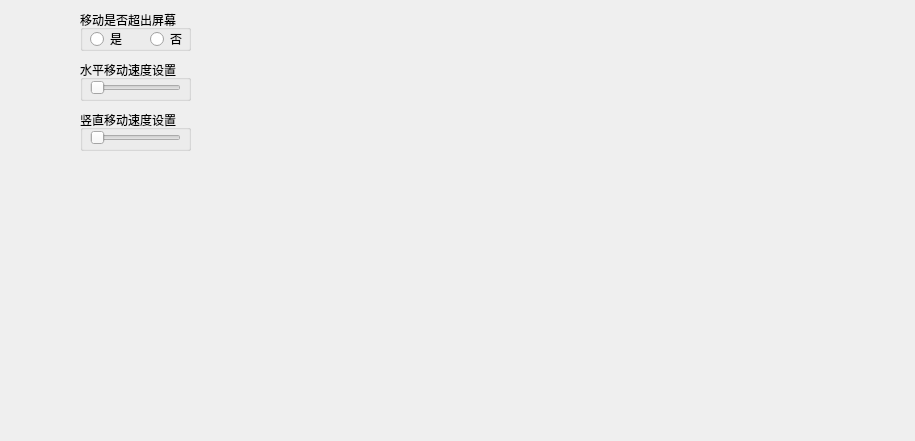
<?xml version="1.0" encoding="UTF-8"?>
<ui version="4.0">
 <class>SetWidget</class>
 <widget class="QWidget" name="SetWidget">
  <property name="geometry">
   <rect>
    <x>0</x>
    <y>0</y>
    <width>915</width>
    <height>441</height>
   </rect>
  </property>
  <property name="windowTitle">
   <string>设置</string>
  </property>
  <property name="windowIcon">
   <iconset>
    <normaloff>qqpet/setting.jpg</normaloff>qqpet/setting.jpg</iconset>
  </property>
  <widget class="QGroupBox" name="groupBox">
   <property name="geometry">
    <rect>
     <x>80</x>
     <y>10</y>
     <width>111</width>
     <height>41</height>
    </rect>
   </property>
   <property name="title">
    <string>移动是否超出屏幕</string>
   </property>
   <widget class="QRadioButton" name="radioButton">
    <property name="geometry">
     <rect>
      <x>10</x>
      <y>20</y>
      <width>41</width>
      <height>18</height>
     </rect>
    </property>
    <property name="text">
     <string>是</string>
    </property>
   </widget>
   <widget class="QRadioButton" name="radioButton_2">
    <property name="geometry">
     <rect>
      <x>70</x>
      <y>20</y>
      <width>41</width>
      <height>18</height>
     </rect>
    </property>
    <property name="text">
     <string>否</string>
    </property>
   </widget>
  </widget>
  <widget class="QGroupBox" name="groupBox_2">
   <property name="geometry">
    <rect>
     <x>80</x>
     <y>60</y>
     <width>111</width>
     <height>41</height>
    </rect>
   </property>
   <property name="title">
    <string>水平移动速度设置</string>
   </property>
   <widget class="QSlider" name="horizontalSlider">
    <property name="geometry">
     <rect>
      <x>10</x>
      <y>20</y>
      <width>91</width>
      <height>16</height>
     </rect>
    </property>
    <property name="orientation">
     <enum>Qt::Horizontal</enum>
    </property>
   </widget>
  </widget>
  <widget class="QWidget" name="layoutWidget">
   <property name="geometry">
    <rect>
     <x>0</x>
     <y>0</y>
     <width>2</width>
     <height>2</height>
    </rect>
   </property>
   <layout class="QVBoxLayout" name="verticalLayout"/>
  </widget>
  <widget class="QGroupBox" name="groupBox_3">
   <property name="geometry">
    <rect>
     <x>80</x>
     <y>110</y>
     <width>111</width>
     <height>41</height>
    </rect>
   </property>
   <property name="title">
    <string>竖直移动速度设置</string>
   </property>
   <widget class="QSlider" name="horizontalSlider_2">
    <property name="geometry">
     <rect>
      <x>10</x>
      <y>20</y>
      <width>91</width>
      <height>16</height>
     </rect>
    </property>
    <property name="orientation">
     <enum>Qt::Horizontal</enum>
    </property>
   </widget>
  </widget>
  <widget class="QLabel" name="label_2">
   <property name="geometry">
    <rect>
     <x>0</x>
     <y>-30</y>
     <width>371</width>
     <height>331</height>
    </rect>
   </property>
   <property name="text">
    <string/>
   </property>
   <property name="pixmap">
    <pixmap resource=".qrc">:/qqpet/setting.jpg</pixmap>
   </property>
  </widget>
  <zorder>label_2</zorder>
  <zorder>layoutWidget</zorder>
  <zorder>groupBox</zorder>
  <zorder>groupBox_2</zorder>
  <zorder>groupBox_3</zorder>
 </widget>
 <resources>
  <include location=".qrc"/>
 </resources>
 <connections/>
</ui>
